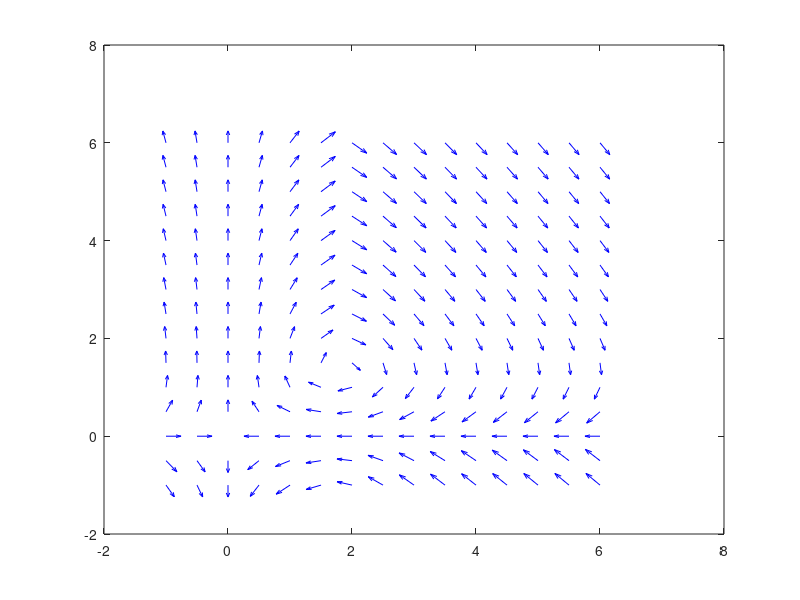

The MATLAB script that drew this image: (Note: this script raises an error after producing the figure.)
%Section 3.1.3
close all; clear all; 
% Set bounds
x1min = -1; x1max = 6; x2min = -1; x2max = 6;

%Set step size
x1step = 0.5; x2step = 0.5; 

%Create plot
[x1, x2] = meshgrid(x1min:x1step:x1max, x2min:x2step:x2max);

%Set values for constants
a = 1.5; b = 1.1; c = 2.5; d = 1.4; 

%Lotka-Volterra System
    dx1 = -a.*x1 + b.*x1.*x2;  
    dx2 =  c.*x2 - d.*x1.*x2; 
    
%Normalize vectors
    dx1 = dx1./sqrt(dx1.^2 + dx2.^2); 
    dx2 = dx2./sqrt(dx1.^2 + dx2.^2); 

%Generate the phase portrait
    vfield = quiver(x1, x2, dx1,dx2,'AutoScaleFactor',0.5,'Color','blue');
    hold on

%Plot nullclines

   %Horizontal
   hx1 = yline(0,'red');
   hold on
   hx2 = yline(a./b,'black');
   hold on
   
   %Vertical
   vx1 = xline(c./d,'red');
   hold on
   vx2 = xline(0,'black');
   hold on
   
%Plot equillibrium points
    plot(0,0,'g*');
    hold on
    plot(c./d,a./b,'g*');
    hold on
    
%Specify the plotting axes
    axis([x1min x1max x2min x2max])

% Label the axes 
    xlabel('$x1$','Interpreter','latex')
    ylabel('$x2$','Interpreter','latex')
    title('Lotka-Volterra System','Interpreter','latex')
    


